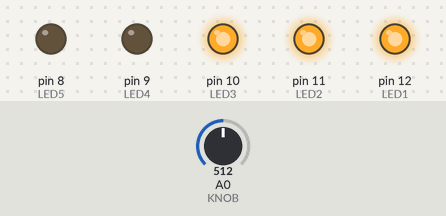
The sketch below on a simulated Arduino Uno, built with avr-gcc and run on an emulated ATmega328P. On the bench: output pins drawn as LEDs (lit = HIGH). The inputs (shaded band) are chosen by the test bench; at power-on: A0 (KNOB) = 512.

Above: at 1.2 s.
1.3 s: A0 (KNOB) set to 498
At 1.6 s:
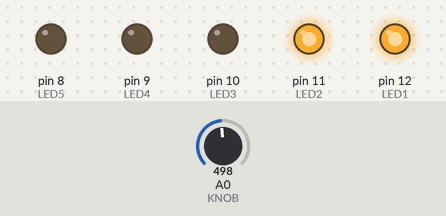
2.8 s: A0 (KNOB) set to 323
4.3 s: A0 (KNOB) set to 290
At 4.6 s:
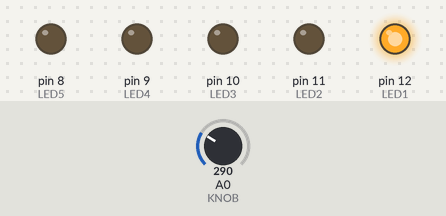
5.8 s: A0 (KNOB) set to 113
7.3 s: A0 (KNOB) set to 98
At 8.4 s:
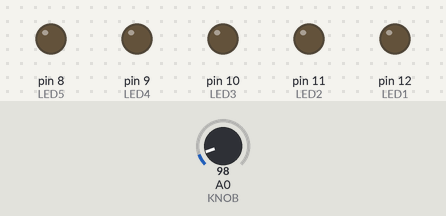
8.8 s: A0 (KNOB) set to 122
At 9.3 s:
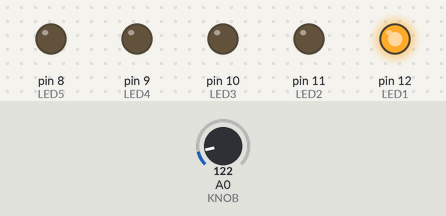
Timing chart, 0 to 11.3 s (numbered marks = the images above; inputs shaded):
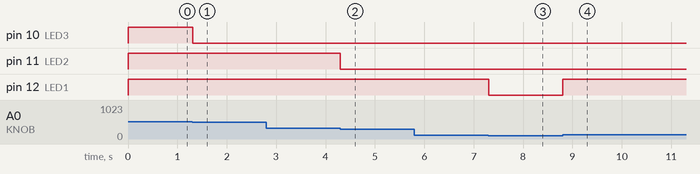

The sketch:

p024-bar-graph.ino
```cpp
// Project 24: Bar Graph
// Five LEDs show the knob position as a bar, the way a level
// indicator shows how full a tank is.

const int KNOB = A0;
const int LED1 = 12;          // bottom of the bar
const int LED2 = 11;
const int LED3 = 10;
const int LED4 = 9;
const int LED5 = 8;           // top of the bar

void setup() {
  pinMode(LED1, OUTPUT);
  pinMode(LED2, OUTPUT);
  pinMode(LED3, OUTPUT);
  pinMode(LED4, OUTPUT);
  pinMode(LED5, OUTPUT);
}

void loop() {
  // Read the input.
  int raw = analogRead(KNOB);

  // Solve: scale to percent.
  int percent = map(raw, 0, 1023, 0, 100);

  // Write the outputs. Each LED has its own switch-on point.
  digitalWrite(LED1, percent >= 10);
  digitalWrite(LED2, percent >= 30);
  digitalWrite(LED3, percent >= 50);
  digitalWrite(LED4, percent >= 70);
  digitalWrite(LED5, percent >= 90);
  delay(20);
}
```

Measured:
- the behaviour switches between 512 and 511 on A0 (KNOB) (found by bisection; images 0 and 1)
- the behaviour switches between 307 and 306 on A0 (KNOB) (found by bisection; images 1 and 2)
- the behaviour switches between 103 and 102 on A0 (KNOB) (found by bisection; images 2 and 3)
- after the input at 1.3 s, pin 10 (LED3): HIGH → LOW at once
- after the input at 2.8 s, every drawn part: stays the same
- after the input at 4.3 s, pin 11 (LED2): HIGH → LOW at once
- after the input at 5.8 s, every drawn part: stays the same
- after the input at 7.3 s, pin 12 (LED1): HIGH → LOW at once
- after the input at 8.8 s, pin 12 (LED1): LOW → HIGH at once
